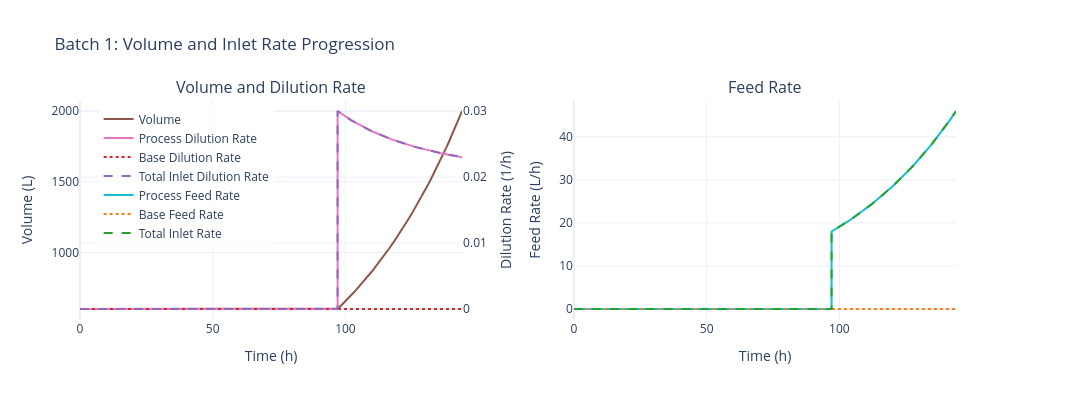

Notebook code cell kept with this figure:
### Markdown cell above
## 5. Plot Volume and Feed Rate

Visualize how reactor volume and feed/dilution rate change over time.

### Code cell
# Plot volume and feed rate for batch 1
fig_volume = plot_batch_volume_feed(sim, batch_number=1)
fig_volume.show()

# Alternative: using the data object method
# fig_volume = sim.data.batches[0].plot_volume_feed()
# fig_volume.show()

### Figure 1 — Plotly figure (JSON) as saved in the notebook; plotly's stock layout.template omitted (floating-point values rounded to 4 significant figures; data arrays with more than 128 entries replaced by an {"elided": "..."} marker saying what was removed)
{"data": [{"hovertemplate": "Time: %{x:.1f} h<br>Volume: %{y:.2f} L<extra></extra>", "line": {"color": "#8c564b", "width": 2}, "mode": "lines", "name": "Volume", "type": "scatter", "x": {"elided": "188 float values"}, "xaxis": "x", "y": {"elided": "188 float values"}, "yaxis": "y"}, {"hovertemplate": "Time: %{x:.1f} h<br>D_process: %{y:.4f} 1/h<extra></extra>", "line": {"color": "#e377c2", "width": 2}, "mode": "lines", "name": "Process Dilution Rate", "type": "scatter", "x": {"elided": "188 float values"}, "xaxis": "x", "y": {"elided": "188 float values"}, "yaxis": "y2"}, {"hovertemplate": "Time: %{x:.1f} h<br>D_base: %{y:.4f} 1/h<extra></extra>", "line": {"color": "#d62728", "dash": "dot", "width": 2}, "mode": "lines", "name": "Base Dilution Rate", "type": "scatter", "x": {"elided": "188 float values"}, "xaxis": "x", "y": {"elided": "188 float values"}, "yaxis": "y2"}, {"hovertemplate": "Time: %{x:.1f} h<br>D_total: %{y:.4f} 1/h<extra></extra>", "line": {"color": "#9467bd", "dash": "dash", "width": 2}, "mode": "lines", "name": "Total Inlet Dilution Rate", "type": "scatter", "x": {"elided": "188 float values"}, "xaxis": "x", "y": {"elided": "188 float values"}, "yaxis": "y2"}, {"hovertemplate": "Time: %{x:.1f} h<br>F_process: %{y:.4f} L/h<extra></extra>", "line": {"color": "#17becf", "width": 2}, "mode": "lines", "name": "Process Feed Rate", "type": "scatter", "x": {"elided": "188 float values"}, "xaxis": "x2", "y": {"elided": "188 float values"}, "yaxis": "y3"}, {"hovertemplate": "Time: %{x:.1f} h<br>F_base: %{y:.4f} L/h<extra></extra>", "line": {"color": "#ff7f0e", "dash": "dot", "width": 2}, "mode": "lines", "name": "Base Feed Rate", "type": "scatter", "x": {"elided": "188 float values"}, "xaxis": "x2", "y": {"elided": "188 float values"}, "yaxis": "y3"}, {"hovertemplate": "Time: %{x:.1f} h<br>F_total: %{y:.4f} L/h<extra></extra>", "line": {"color": "#2ca02c", "dash": "dash", "width": 2}, "mode": "lines", "name": "Total Inlet Rate", "type": "scatter", "x": {"elided": "188 float values"}, "xaxis": "x2", "y": {"elided": "188 float values"}, "yaxis": "y3"}], "layout": {"annotations": [{"font": {"size": 16}, "showarrow": false, "text": "Volume and Dilution Rate", "x": 0.205, "xanchor": "center", "xref": "paper", "y": 1, "yanchor": "bottom", "yref": "paper"}, {"font": {"size": 16}, "showarrow": false, "text": "Feed Rate", "x": 0.735, "xanchor": "center", "xref": "paper", "y": 1, "yanchor": "bottom", "yref": "paper"}], "font": {"size": 12}, "height": 400, "legend": {"bgcolor": "rgba(255,255,255,0.8)", "x": 0.02, "y": 0.98}, "showlegend": true, "title": {"text": "Batch 1: Volume and Inlet Rate Progression"}, "width": 1400, "xaxis": {"anchor": "y", "domain": [0, 0.41], "title": {"text": "Time (h)"}}, "xaxis2": {"anchor": "y3", "domain": [0.53, 0.94], "title": {"text": "Time (h)"}}, "yaxis": {"anchor": "x", "domain": [0, 1], "title": {"text": "Volume (L)"}}, "yaxis2": {"anchor": "x", "overlaying": "y", "side": "right", "title": {"text": "Dilution Rate (1/h)"}}, "yaxis3": {"anchor": "x2", "domain": [0, 1], "title": {"text": "Feed Rate (L/h)"}}}}
